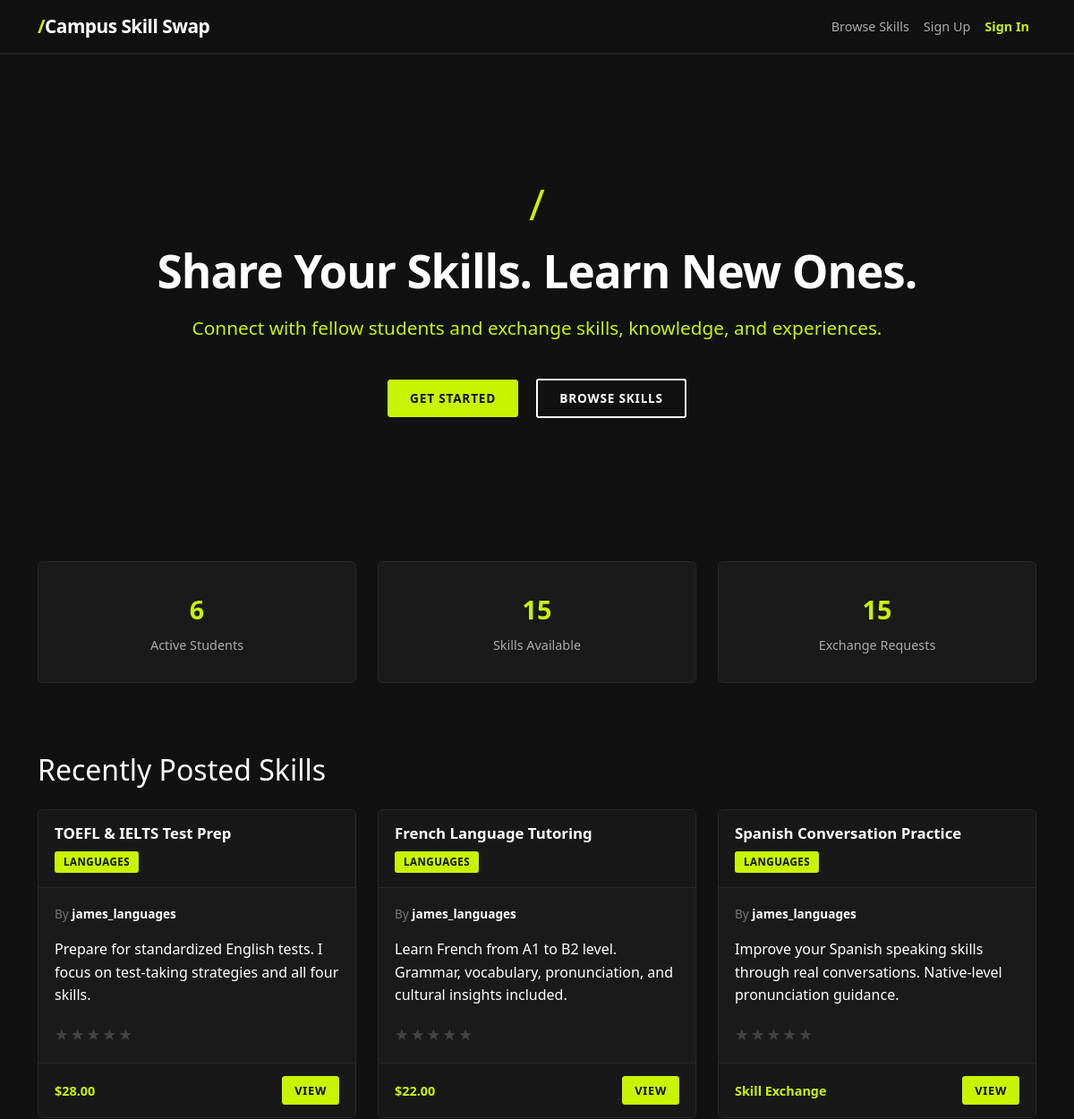
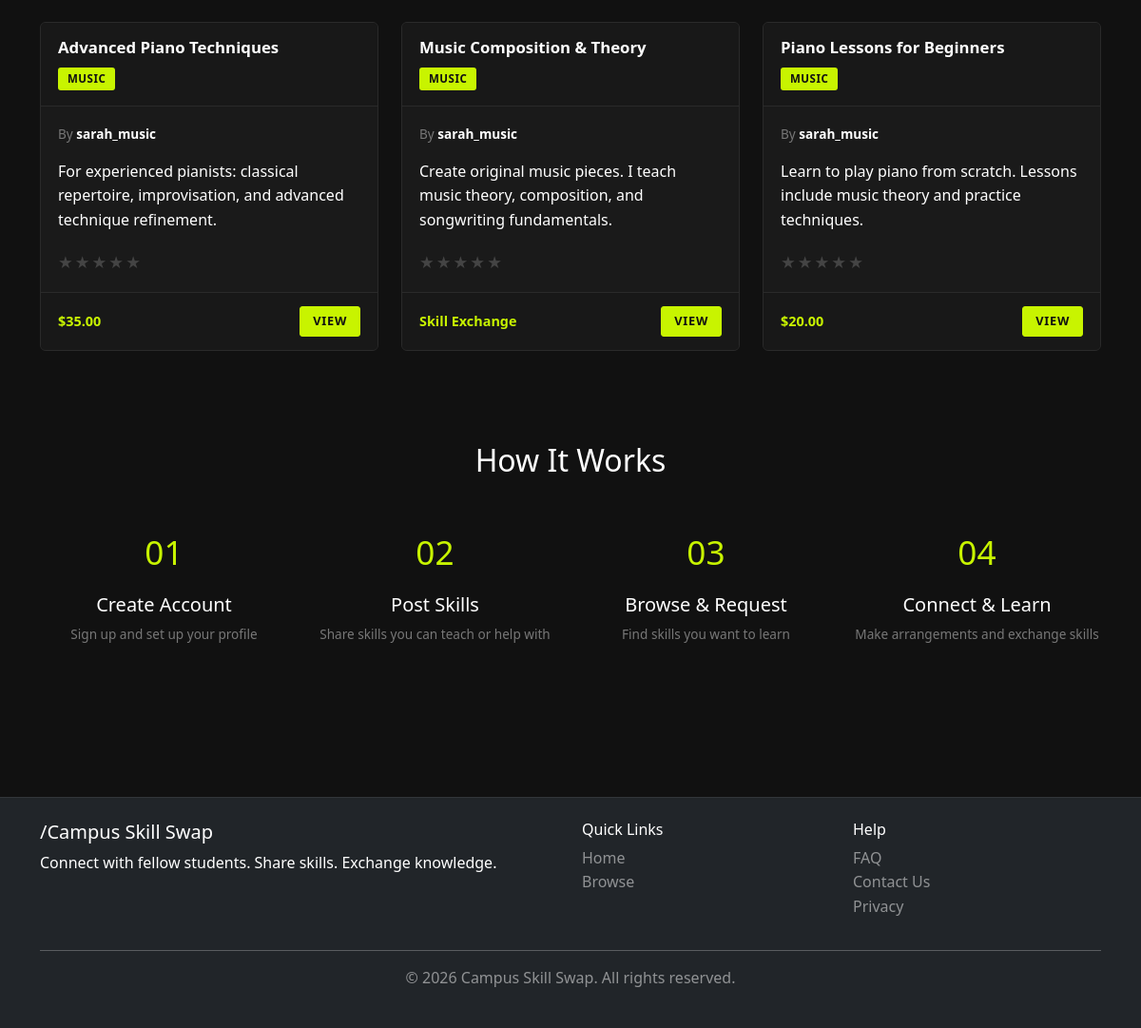
The page / on the database its author committed (2 pictures, top to bottom).
### skillfeed/models.py (models this page shows, shortened)
class Skill(models.Model):
    CATEGORY_CHOICES = [
        ("tutoring", "Tutoring"),
        ("tech", "Technology"),
        ("creativity", "Creative Skills"),
        ("sports", "Sports & Fitness"),
        ("languages", "Languages"),
        ("music", "Music"),
        ("writing", "Writing"),
        ("design", "Design"),
        ("other", "Other"),
    ]
    PRICE_CHOICES = [
        ("free", "Free"),
        ("exchange", "Skill Exchange"),
        ("paid", "Paid"),
    ]
    CONTACT_CHOICES = [
        ("email", "Email"),
        ("phone", "Phone"),
        ("zoom", "Video Call (Zoom)"),
        ("inperson", "In-Person"),
        ("chat", "Chat/Messaging"),
    ]
    owner = models.ForeignKey(User, on_delete=models.CASCADE, related_name="skills")
    title = models.CharField(
        max_length=200,
        help_text="e.g., 'Python Programming Tutoring'"
    )
    description = models.TextField(
        help_text="Detailed description of what you offer, how long it takes, etc."
    )
    category = models.CharField(
        max_length=20,
        choices=CATEGORY_CHOICES,
        default="other"
    )
    price_type = models.CharField(
        max_length=20,
        choices=PRICE_CHOICES,
        default="free"
    )
    price_amount = models.DecimalField(
        max_digits=10,
        decimal_places=2,
        null=True,
        blank=True,
        help_text="Leave blank if not paid"
    )
    contact_preference = models.CharField(
        max_length=20,
        choices=CONTACT_CHOICES,
        default="email"
    )
    is_available = models.BooleanField(
        default=True,
        help_text="Is this skill available right now?"
    )
    created_at = models.DateTimeField(auto_now_add=True)  # Set once, never changes
    updated_at = models.DateTimeField(auto_now=True)  # Updated every time saved
    view_count = models.IntegerField(default=0, help_text="Track popularity")
    class Meta:
        ordering = ["-created_at"]  # Show newest skills first
        indexes = [
            models.Index(fields=["owner", "-created_at"]),  # Speed up owner queries
        ]
    def get_price_display(self):
        if self.price_type == "free":
            return "FREE"
        elif self.price_type == "exchange":
            return "Skill Exchange"
        elif self.price_type == "paid":
            return f"${self.price_amount}"
        return "Contact for details"

### skillfeed/views.py (the view)
# urls.py: path("", views.home, name="home"),
def home(request):
    recent_skills = Skill.objects.filter(is_available=True).order_by("-created_at")[:6]
    total_skills = Skill.objects.count()
    total_users = UserProfile.objects.count()
    total_requests = SkillRequest.objects.count()
    context = {
        "recent_skills": recent_skills,
        "total_skills": total_skills,
        "total_users": total_users,
        "total_requests": total_requests,
    }
    return render(request, "skillfeed/home.html", context)

### templates/skillfeed/home.html (shortened to what this page needs)
{% extends 'base.html' %}
{% load static %}
{% block content %}
<div class="container">
    <section class="hero-section">
        <span class="hero-slash">/</span>
        <h1>Share Your Skills. Learn New Ones.</h1>
        <p>Connect with fellow students and exchange skills, knowledge, and experiences.</p>
        {% if not user.is_authenticated %}
        <div>
            <a href="{% url 'register' %}" class="btn btn-light btn-lg me-3">Get Started</a>
            <a href="{% url 'skill_list' %}" class="btn btn-outline-light btn-lg">Browse Skills</a>
        </div>
        {% else %}
        <div>
            <a href="{% url 'skill_create' %}" class="btn btn-light btn-lg me-3">Post Your Skill</a>
            <a href="{% url 'skill_list' %}" class="btn btn-outline-light btn-lg">Browse Skills</a>
        </div>
        {% endif %}
    </section>
    <section class="row mb-5">
        <div class="col-md-4">
            <div class="stat-card text-center">
                <div class="stat-number">{{ total_users }}</div>
                <div class="stat-label">Active Students</div>
            </div>
        </div>
        <div class="col-md-4">
            <div class="stat-card text-center">
                <div class="stat-number">{{ total_skills }}</div>
                <div class="stat-label">Skills Available</div>
            </div>
        </div>
        <div class="col-md-4">
            <div class="stat-card text-center">
                <div class="stat-number">{{ total_requests }}</div>
                <div class="stat-label">Exchange Requests</div>
            </div>
        </div>
    </section>
    {% if recent_skills %}
    <section>
        <h2 class="mb-4">Recently Posted Skills</h2>
        <div class="row">
            {% for skill in recent_skills %}
            <div class="col-lg-4 col-md-6 mb-4">
                <div class="skill-card">
                    <div class="skill-card-header">
                        <h5 class="skill-card-title">{{ skill.title }}</h5>
                        <span class="skill-category-badge">{{ skill.get_category_display }}</span>
                    </div>
                    <div class="skill-card-body">
                        <p class="text-muted-sm">By <strong style="color:#ffffff;">{{ skill.owner.username }}</strong></p>
                        <p>{{ skill.description|truncatewords:20 }}</p>
                        {% with avg=skill.ratings.all %}
                        {% if avg %}
                        <div class="star-rating mt-2">
                            {% with score=skill.avg_rating %}
                            {% for i in "12345" %}
                            <span class="star {% if forloop.counter <= score %}filled{% endif %}">★</span>
                            {% endfor %}
                            {% endwith %}
                        </div>
                        {% endif %}
                        {% endwith %}
                    </div>
                    <div class="skill-card-footer">
                        <span class="skill-price">{{ skill.get_price_display }}</span>
                        <a href="{% url 'skill_detail' skill.id %}" class="btn btn-sm btn-primary">View</a>
                    </div>
                </div>
            </div>
            {% endfor %}
        </div>
    </section>
    {% endif %}
    <section class="py-5 mt-4">
        <h2 class="text-center mb-5">How It Works</h2>
        <div class="row">
            <div class="col-md-3 text-center mb-4">
                <div class="mb-3" style="font-size:2.2rem; color:#c8f400;">01</div>
                <h5>Create Account</h5>
                <p class="text-muted-sm">Sign up and set up your profile</p>
            </div>
            <div class="col-md-3 text-center mb-4">
                <div class="mb-3" style="font-size:2.2rem; color:#c8f400;">02</div>
                <h5>Post Skills</h5>
                <p class="text-muted-sm">Share skills you can teach or help with</p>
            </div>
            <div class="col-md-3 text-center mb-4">
                <div class="mb-3" style="font-size:2.2rem; color:#c8f400;">03</div>
                <h5>Browse & Request</h5>
                <p class="text-muted-sm">Find skills you want to learn</p>
            </div>
            <div class="col-md-3 text-center mb-4">
                <div class="mb-3" style="font-size:2.2rem; color:#c8f400;">04</div>
                <h5>Connect & Learn</h5>
                <p class="text-muted-sm">Make arrangements and exchange skills</p>
            </div>
        </div>
    </section>
</div>
{% endblock %}

### templates/base.html (shortened to what this page needs)
<!DOCTYPE html>
<html lang="en">
<head>
    {% load static %}
    <link href="https://cdn.jsdelivr.net/npm/bootstrap@5.3.0/dist/css/bootstrap.min.css" rel="stylesheet">
    <link rel="stylesheet" href="{% static 'css/style.css' %}">
</head>
<body>
    <nav class="navbar navbar-expand-lg navbar-dark navbar-custom sticky-top">
        <div class="container">
            <a class="navbar-brand" href="{% url 'home' %}">
                <span class="brand-slash">/</span>Campus Skill Swap
            </a>
            <div class="collapse navbar-collapse" id="navbarNav">
                <ul class="navbar-nav ms-auto">
                    <li class="nav-item">
                        <a class="nav-link" href="{% url 'skill_list' %}">Browse Skills</a>
                    </li>
                    {% if user.is_authenticated %}
                    <li class="nav-item">
                        <a class="nav-link" href="{% url 'dashboard' %}">
                            Dashboard
                            {% if user.skill_requests_received.filter|length %}
                            <span class="badge text-dark" style="background-color:#c8f400;">
                                {{ user.skill_requests_received.count }}
                            </span>
                            {% endif %}
                        </a>
                    </li>
                    <li class="nav-item">
                        <a class="nav-link" href="{% url 'skill_create' %}">Post Skill</a>
                    </li>
                    <li class="nav-item dropdown">
                        <a class="nav-link dropdown-toggle" href="#" data-bs-toggle="dropdown">
                            {{ user.username }}
                        </a>
                        <ul class="dropdown-menu dropdown-menu-end" style="background-color:#1a1a1a; border:1px solid #2a2a2a;">
                            <li><a class="dropdown-item text-white" href="{% url 'profile' %}">My Profile</a></li>
                            <li><hr class="dropdown-divider" style="border-color:#2a2a2a;"></li>
                            <li><a class="dropdown-item text-white" href="{% url 'logout' %}">Logout</a></li>
                        </ul>
                    </li>
                    {% else %}
                    <li class="nav-item">
                        <a class="nav-link" href="{% url 'register' %}">Sign Up</a>
                    </li>
                    <li class="nav-item">
                        <a class="nav-link nav-cta" href="{% url 'login' %}">Sign In</a>
                    </li>
                    {% endif %}
                </ul>
            </div>
        </div>
    </nav>
    <main class="py-4">
        {% block content %}{% endblock %}
    </main>
    <footer class="bg-dark text-white mt-5 py-4">
        <div class="container">
            <div class="row">
                <div class="col-md-6">
                    <h5><span class="brand-slash">/</span>Campus Skill Swap</h5>
                    <p>Connect with fellow students. Share skills. Exchange knowledge.</p>
                </div>
                <div class="col-md-3">
                    <h6>Quick Links</h6>
                    <ul class="list-unstyled">
                        <li><a href="{% url 'home' %}" class="text-white-50">Home</a></li>
                        <li><a href="{% url 'skill_list' %}" class="text-white-50">Browse</a></li>
                    </ul>
                </div>
                <div class="col-md-3">
                    <h6>Help</h6>
                    <ul class="list-unstyled">
                        <li><a href="#" class="text-white-50">FAQ</a></li>
                        <li><a href="#" class="text-white-50">Contact Us</a></li>
                        <li><a href="#" class="text-white-50">Privacy</a></li>
                    </ul>
                </div>
            </div>
            <hr class="bg-white-50">
            <div class="text-center text-white-50">
                <p>&copy; 2026 Campus Skill Swap. All rights reserved.</p>
            </div>
        </div>
    </footer>
</body>
</html>

### static/css/style.css (style rules this page uses)
:root { --primary-color: #c8f400; --primary-dark: #b0d900; --accent-color: #c8f400; --accent-light: #d4f72a; --secondary-color: #888888; --success-color: #c8f400; --danger-color: #ff4444; --warning-color: #c8f400; --light-bg: #1a1a1a; --dark-bg: #111111; --text-light: #ffffff; --text-muted: #aaaaaa; }
body { font-family: 'Segoe UI', Tahoma, Geneva, Verdana, sans-serif; line-height: 1.6; color: #ffffff; background-color: #111111; display: flex; flex-direction: column; min-height: 100vh; }
main { flex: 1; }
a { text-decoration: none; color: #ffffff; }
.navbar { box-shadow: 0 1px 0 rgba(255, 255, 255, 0.08); background-color: #111111 !important; border-bottom: 1px solid rgba(255, 255, 255, 0.08); }
.navbar-custom { background-color: #111111 !important; }
.navbar-brand { font-size: 1.3rem; color: #ffffff !important; font-weight: 700; letter-spacing: -0.5px; }
.navbar-brand .brand-slash { color: #c8f400; }
.nav-link { color: #aaaaaa !important; transition: color 0.2s; font-size: 0.9rem; }
.nav-link.nav-cta { color: #c8f400 !important; font-weight: 600; }
.hero-section { background-color: #111111; color: white; padding: 120px 20px 100px; text-align: center; margin-bottom: 60px; position: relative; }
.hero-slash { font-size: 3rem; color: #c8f400; line-height: 1; margin-bottom: 20px; font-weight: 300; display: block; }
.hero-section h1 { font-size: 3.2rem; font-weight: 700; margin-bottom: 16px; letter-spacing: -1px; color: #ffffff; }
.hero-section p { font-size: 1.3rem; margin-bottom: 40px; color: #c8f400; font-weight: 500; }
.skill-card { border: 1px solid #2a2a2a; border-radius: 6px; transition: all 0.25s ease; height: 100%; display: flex; flex-direction: column; overflow: hidden; background-color: #1a1a1a; }
.skill-card-header { background-color: #181818; padding: 16px 18px; border-bottom: 1px solid #2a2a2a; }
.skill-card-title { font-size: 1.05rem; font-weight: 600; margin: 0 0 8px 0; color: #ffffff; }
.skill-card-body { padding: 18px; flex-grow: 1; }
.skill-card-footer { padding: 14px 18px; background-color: #181818; border-top: 1px solid #2a2a2a; display: flex; justify-content: space-between; align-items: center; }
.skill-category-badge { display: inline-block; padding: 3px 10px; border-radius: 3px; font-size: 0.72rem; font-weight: 700; background-color: #c8f400; color: #111111; text-transform: uppercase; letter-spacing: 0.5px; }
.skill-price { font-size: 0.9rem; font-weight: 600; color: #c8f400; }
.star-rating { display: flex; gap: 2px; align-items: center; }
.star-rating .star { font-size: 1.1rem; color: #444444; cursor: default; }
.btn { border-radius: 3px; font-weight: 700; transition: all 0.2s; text-transform: uppercase; letter-spacing: 0.8px; font-size: 0.85rem; padding: 10px 24px; }
.btn-primary { background-color: #c8f400; border-color: #c8f400; color: #111111 !important; }
.btn-light { background-color: #c8f400; border-color: #c8f400; color: #111111 !important; }
.btn-outline-light { border: 2px solid #ffffff; color: #ffffff !important; background: transparent; }
.btn-sm { font-size: 0.8rem; padding: 0.35rem 0.8rem; }
.stat-number { font-size: 1.8rem; font-weight: 700; color: #c8f400; }
.stat-label { font-size: 0.9rem; color: #aaaaaa; margin-top: 5px; }
footer { border-top: 1px solid rgba(255, 255, 255, 0.08); }
footer a { text-decoration: none; transition: color 0.2s; }
.stat-card { background: #1a1a1a; border-radius: 6px; padding: 30px; border: 1px solid #2a2a2a; margin-bottom: 30px; }
.text-muted-sm { font-size: 0.85rem; color: #777777; }

### rows shown on the page
Skill: title "TOEFL & IELTS Test Prep", category "LANGUAGES", owner.username "james_languages", description "Prepare for standardized English tests. I focus on test-taking strategies and all four skills.", price "$28.00"
Skill: title "French Language Tutoring", category "LANGUAGES", owner.username "james_languages", description "Learn French from A1 to B2 level. Grammar, vocabulary, pronunciation, and cultural insights included.", price "$22.00"
Skill: title "Spanish Conversation Practice", category "LANGUAGES", owner.username "james_languages", description "Improve your Spanish speaking skills through real conversations. Native-level pronunciation guidance.", price "Skill Exchange"
Skill: title "Advanced Piano Techniques", category "MUSIC", owner.username "sarah_music", description "For experienced pianists: classical repertoire, improvisation, and advanced technique refinement.", price "$35.00"
Skill: title "Music Composition & Theory", category "MUSIC", owner.username "sarah_music", description "Create original music pieces. I teach music theory, composition, and songwriting fundamentals.", price "Skill Exchange"
Skill: title "Piano Lessons for Beginners", category "MUSIC", owner.username "sarah_music", description "Learn to play piano from scratch. Lessons include music theory and practice techniques.", price "$20.00"

### other values the page prints
{{ total_users }} "6"
{{ total_skills }} "15"
{{ total_requests }} "15"
